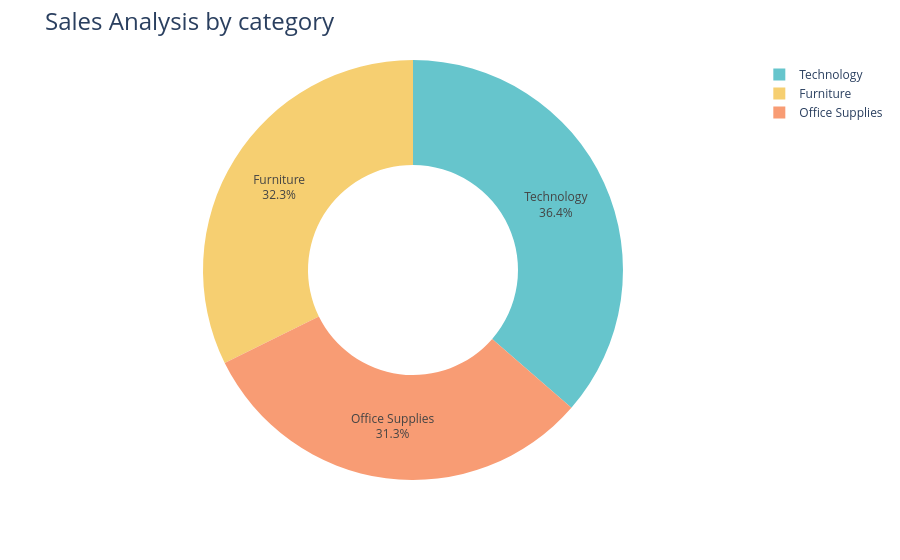

The cell this chart's notebook holds for it:
### Markdown cell above
# Graphical Analysis

### Code cell
fig=px.pie(sales_by_category,
           values='Sales',
           names='Category',
           hole=0.5,
           color_discrete_sequence=px.colors.qualitative.Pastel)


fig.update_traces(textposition='inside',textinfo='percent+label')
fig.update_layout(title_text='Sales Analysis by category',title_font=dict(size=24))

fig.show()

### Figure 1 — Plotly figure (JSON) as saved in the notebook; plotly's stock layout.template omitted (floating-point values rounded to 4 significant figures)
{"data": [{"domain": {"x": [0, 1], "y": [0, 1]}, "hole": 0.5, "hovertemplate": "Category=%{label}<br>Sales=%{value}<extra></extra>", "labels": ["Furniture", "Office Supplies", "Technology"], "legendgroup": "", "name": "", "showlegend": true, "textinfo": "percent+label", "textposition": "inside", "type": "pie", "values": [742000.0, 719000.0, 836200.0]}], "layout": {"legend": {"tracegroupgap": 0}, "margin": {"t": 60}, "piecolorway": ["rgb(102, 197, 204)", "rgb(246, 207, 113)", "rgb(248, 156, 116)", "rgb(220, 176, 242)", "rgb(135, 197, 95)", "rgb(158, 185, 243)", "rgb(254, 136, 177)", "rgb(201, 219, 116)", "rgb(139, 224, 164)", "rgb(180, 151, 231)", "rgb(179, 179, 179)"], "title": {"font": {"size": 24}, "text": "Sales Analysis by category"}}}
